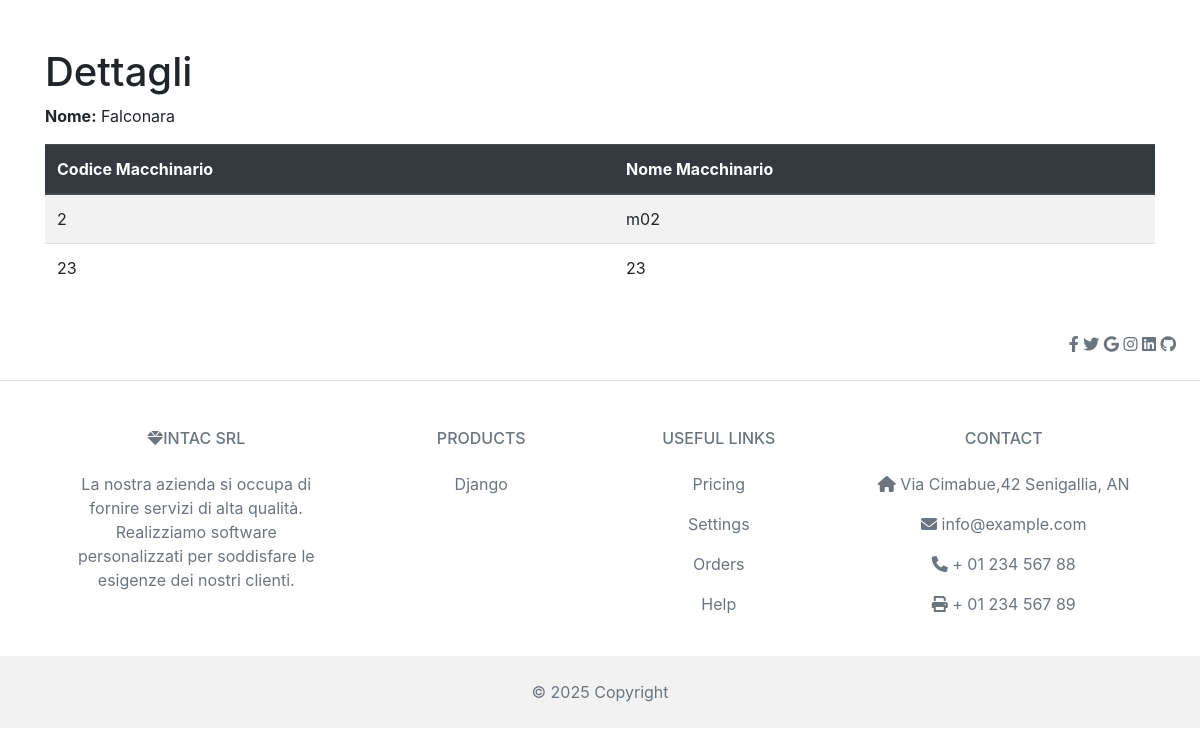
Screenshot of /stabilimento/Falconara/ with the database file from the repository.
### gestione/models.py (models this page shows, shortened)
class Stabilimento(models.Model):
      nome = models.CharField(max_length=100)
      descrizione = models.TextField()

class Macchinario(models.Model):
    codiceMacchinario = models.CharField(max_length=100,primary_key=True)
    nome = models.CharField(max_length=100)
    descrizione = models.TextField()
    stabilimento = models.ForeignKey(Stabilimento,related_name='macchinario',on_delete=models.CASCADE)
    modello = models.CharField(max_length=24)

### gestione/views.py (the view)
# urls.py: path('stabilimento/<str:nome>/',filtra_stab, name='filtra_stab'),
def filtra_stab(request, nome):
    if nome:
        stab = Stabilimento.objects.filter(nome__icontains=nome).first()
        if stab:
            macchinari = stab.macchinario.all()  # Related name è 'macchinario'
        else:
            macchinari = []
    return render(request, 'gestione/filtra_stab.html', {'stab': stab, 'macchinari': macchinari})

### gestione/templates/gestione/filtra_stab.html (shortened to what this page needs)
{% extends 'gestione/base.html' %}
{% block content %}
<div class="container mt-5">
    <h1>Dettagli</h1>
    <p><strong>Nome:</strong> {{ stab.nome }}</p>
    <table id="tabella_macchinari" class="table table-striped table-hover">
        <thead class="thead-dark">
            <tr>
                <th>Codice Macchinario</th>
                <th>Nome Macchinario</th>
            </tr>
        </thead>
        <tbody>
            {% for mac in macchinari %}
            <tr>
                <td>{{ mac.codiceMacchinario }}</td>
                <td>{{ mac.nome }}</td>
            </tr>
            {% empty %}
            <tr>
                <td colspan="2" class="text-center">Nessun macchinario trovato</td>
            </tr>
            {% endfor %}
        </tbody>
    </table>
</div>
{% endblock %}

### rows the page displays
Stabilimento: nome "Falconara"
Macchinario: codiceMacchinario "2", nome "m02"
Macchinario: codiceMacchinario "23", nome "23"
